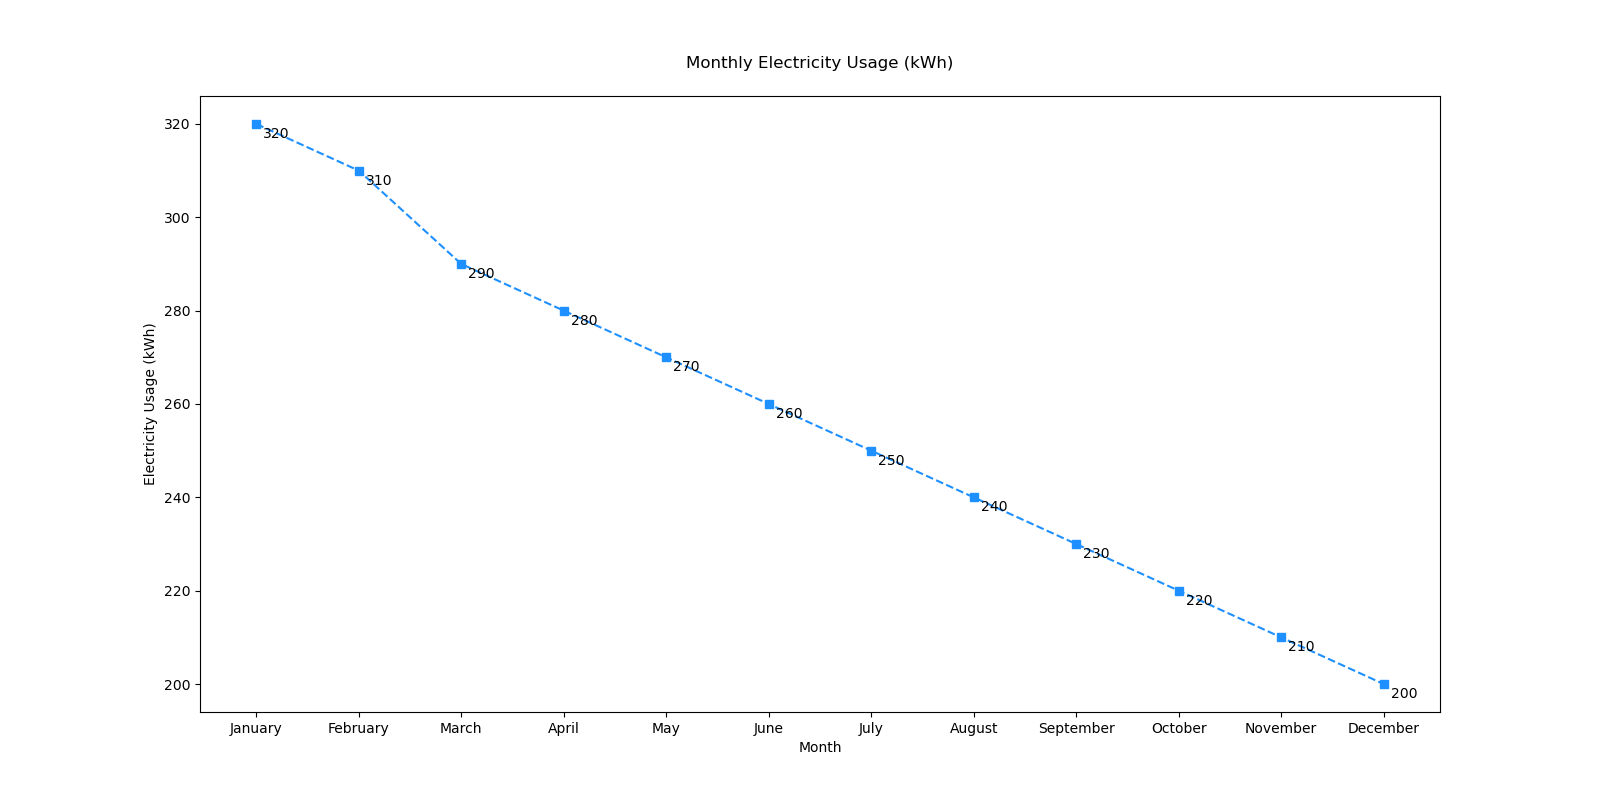

Generate this figure with Python:
import matplotlib.pyplot as plt

months = ['January', 'February', 'March', 'April', 'May', 'June', 'July', 'August', 'September', 'October', 'November', 'December']
electricity_usage = [320, 310, 290, 280, 270, 260, 250, 240, 230, 220, 210, 200]

plt.figure(figsize=(16, 8))

plt.plot(months, electricity_usage, marker='s', linestyle='--', color='#1E90FF')  # Dodger Blue color

for i, usage in enumerate(electricity_usage):
    plt.annotate(str(usage), xy=(months[i], usage), xytext=(5, -10), textcoords='offset points')

plt.title('Monthly Electricity Usage (kWh)', pad=20)
plt.xlabel('Month')
plt.ylabel('Electricity Usage (kWh)')

plt.show()
